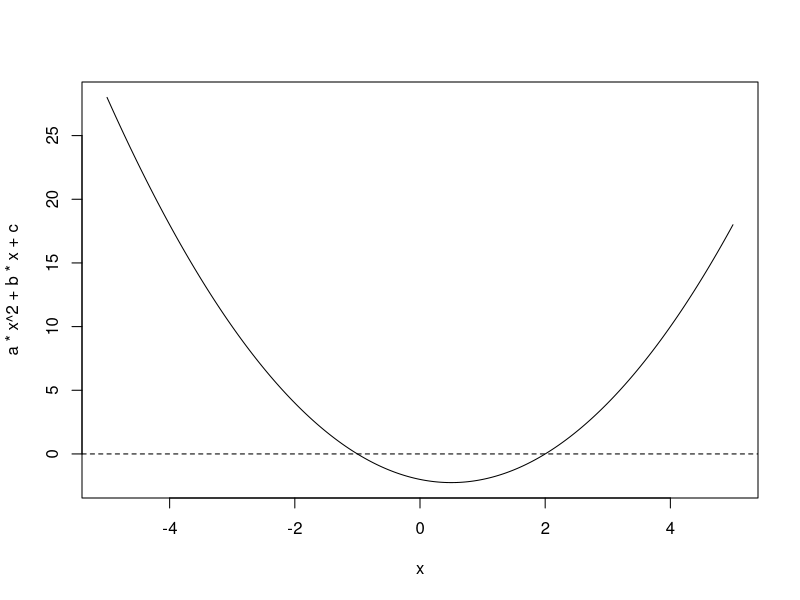

The R script that drew this image:
## ---- chunk 1

a <- 1
b <- -1
c <- -2

# discriminant
D <- b^2 - 4*a*c

#different scenarios
if (D > 0) {
  #two solutions
  sol1 <- (-b + sqrt(D)) / (2*a)
  sol2 <- (-b - sqrt(D)) / (2*a)
  sols <- c(sol1, sol2)
} else if (D == 0) {
  #one solution
  sol <- -b / (2*a)
  sols <- sol
} else {
  #zero (or complex) solution
  sols <- '0 solution'
}

sols

## ---- chunk 2
x <- seq(-5, 5, length = 300)
plot(x, a*x^2 + b*x + c, type="l")
abline(h=0, lty=2)
